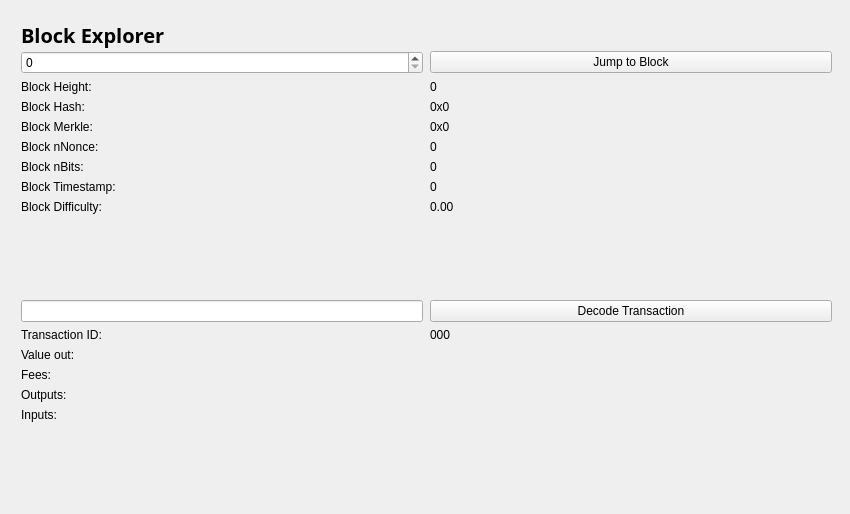
<?xml version="1.0" encoding="UTF-8"?>
<ui version="4.0">
 <class>BlockBrowser</class>
 <widget class="QWidget" name="BlockBrowser">
  <property name="windowModality">
   <enum>Qt::NonModal</enum>
  </property>
  <property name="enabled">
   <bool>true</bool>
  </property>
  <property name="geometry">
   <rect>
    <x>0</x>
    <y>0</y>
    <width>850</width>
    <height>514</height>
   </rect>
  </property>
  <property name="sizePolicy">
   <sizepolicy hsizetype="Expanding" vsizetype="Expanding">
    <horstretch>0</horstretch>
    <verstretch>0</verstretch>
   </sizepolicy>
  </property>
  <property name="minimumSize">
   <size>
    <width>0</width>
    <height>0</height>
   </size>
  </property>
  <property name="acceptDrops">
   <bool>false</bool>
  </property>
  <property name="windowTitle">
   <string>Form</string>
  </property>
  <layout class="QGridLayout">
   <property name="sizeConstraint">
    <enum>QLayout::SetMaximumSize</enum>
   </property>
   <property name="leftMargin">
    <number>21</number>
   </property>
   <property name="topMargin">
    <number>21</number>
   </property>
   <property name="rightMargin">
    <number>10</number>
   </property>
   <item row="1" column="0">
    <widget class="QWidget" name="widget" native="true">
     <property name="sizePolicy">
      <sizepolicy hsizetype="Expanding" vsizetype="Expanding">
       <horstretch>0</horstretch>
       <verstretch>0</verstretch>
      </sizepolicy>
     </property>
     <widget class="QWidget" name="layoutWidget">
      <property name="geometry">
       <rect>
        <x>0</x>
        <y>0</y>
        <width>699</width>
        <height>27</height>
       </rect>
      </property>
      <layout class="QHBoxLayout" name="horizontalLayout_4">
       <property name="spacing">
        <number>7</number>
       </property>
       <item>
        <widget class="QLabel" name="label_5">
         <property name="font">
          <font>
           <family>Open Sans,sans-serif</family>
          </font>
         </property>
         <property name="text">
          <string>&lt;html&gt;&lt;head/&gt;&lt;body&gt;&lt;p&gt;&lt;span style=&quot; font-size:20px; font-weight:600; color:#000000;&quot;&gt;Block Explorer &lt;/span&gt;&lt;/p&gt;&lt;/body&gt;&lt;/html&gt;</string>
         </property>
        </widget>
       </item>
       <item>
        <spacer name="horizontalSpacer_2">
         <property name="orientation">
          <enum>Qt::Horizontal</enum>
         </property>
         <property name="sizeHint" stdset="0">
          <size>
           <width>40</width>
           <height>20</height>
          </size>
         </property>
        </spacer>
       </item>
      </layout>
     </widget>
     <widget class="QWidget" name="layoutWidget_2">
      <property name="geometry">
       <rect>
        <x>0</x>
        <y>30</y>
        <width>811</width>
        <height>451</height>
       </rect>
      </property>
      <layout class="QGridLayout" name="gridLayout_3" rowstretch="0,0,0,0,0,0,0,0,0,0,0,0,0,0,0,0,0,0,0" columnstretch="0,0">
       <property name="sizeConstraint">
        <enum>QLayout::SetDefaultConstraint</enum>
       </property>
       <property name="horizontalSpacing">
        <number>7</number>
       </property>
       <item row="18" column="0">
        <spacer name="verticalSpacer">
         <property name="orientation">
          <enum>Qt::Vertical</enum>
         </property>
         <property name="sizeHint" stdset="0">
          <size>
           <width>20</width>
           <height>40</height>
          </size>
         </property>
        </spacer>
       </item>
       <item row="12" column="1">
        <widget class="QPushButton" name="txButton">
         <property name="text">
          <string>Decode Transaction</string>
         </property>
        </widget>
       </item>
       <item row="17" column="0">
        <widget class="QLabel" name="inputLabel">
         <property name="text">
          <string>Inputs:</string>
         </property>
         <property name="alignment">
          <set>Qt::AlignLeading|Qt::AlignLeft|Qt::AlignTop</set>
         </property>
        </widget>
       </item>
       <item row="14" column="0">
        <widget class="QLabel" name="valueLabel">
         <property name="text">
          <string>Value out:</string>
         </property>
        </widget>
       </item>
       <item row="13" column="0">
        <widget class="QLabel" name="txLabel">
         <property name="text">
          <string>Transaction ID:</string>
         </property>
        </widget>
       </item>
       <item row="9" column="1">
        <widget class="QLabel" name="hardBox">
         <property name="text">
          <string>0.00</string>
         </property>
         <property name="textInteractionFlags">
          <set>Qt::LinksAccessibleByMouse|Qt::TextSelectableByMouse</set>
         </property>
        </widget>
       </item>
       <item row="13" column="1">
        <widget class="QLabel" name="txID">
         <property name="text">
          <string>000</string>
         </property>
         <property name="textInteractionFlags">
          <set>Qt::LinksAccessibleByMouse|Qt::TextSelectableByMouse</set>
         </property>
        </widget>
       </item>
       <item row="17" column="1">
        <widget class="QLabel" name="inputBox">
         <property name="text">
          <string/>
         </property>
         <property name="alignment">
          <set>Qt::AlignLeading|Qt::AlignLeft|Qt::AlignTop</set>
         </property>
         <property name="textInteractionFlags">
          <set>Qt::LinksAccessibleByMouse|Qt::TextSelectableByMouse</set>
         </property>
        </widget>
       </item>
       <item row="14" column="1">
        <widget class="QLabel" name="valueBox">
         <property name="text">
          <string/>
         </property>
         <property name="textInteractionFlags">
          <set>Qt::LinksAccessibleByMouse|Qt::TextSelectableByMouse</set>
         </property>
        </widget>
       </item>
       <item row="9" column="0">
        <widget class="QLabel" name="hardLabel">
         <property name="text">
          <string>Block Difficulty:</string>
         </property>
        </widget>
       </item>
       <item row="1" column="0">
        <widget class="QSpinBox" name="heightBox">
         <property name="sizePolicy">
          <sizepolicy hsizetype="Preferred" vsizetype="Fixed">
           <horstretch>0</horstretch>
           <verstretch>0</verstretch>
          </sizepolicy>
         </property>
         <property name="maximum">
          <number>99999999</number>
         </property>
        </widget>
       </item>
       <item row="3" column="0">
        <widget class="QLabel" name="heightLabel_2">
         <property name="text">
          <string>Block Height:</string>
         </property>
        </widget>
       </item>
       <item row="8" column="1">
        <widget class="QLabel" name="timeBox">
         <property name="text">
          <string>0</string>
         </property>
         <property name="textInteractionFlags">
          <set>Qt::LinksAccessibleByMouse|Qt::TextSelectableByMouse</set>
         </property>
        </widget>
       </item>
       <item row="1" column="1">
        <widget class="QPushButton" name="blockButton">
         <property name="text">
          <string>Jump to Block</string>
         </property>
        </widget>
       </item>
       <item row="5" column="0">
        <widget class="QLabel" name="merkleLabel">
         <property name="text">
          <string>Block Merkle:</string>
         </property>
        </widget>
       </item>
       <item row="4" column="0">
        <widget class="QLabel" name="hashLabel">
         <property name="text">
          <string>Block Hash:</string>
         </property>
        </widget>
       </item>
       <item row="15" column="1">
        <widget class="QLabel" name="feesBox">
         <property name="text">
          <string/>
         </property>
         <property name="textInteractionFlags">
          <set>Qt::LinksAccessibleByMouse|Qt::TextSelectableByMouse</set>
         </property>
        </widget>
       </item>
       <item row="3" column="1">
        <widget class="QLabel" name="heightLabel">
         <property name="text">
          <string>0</string>
         </property>
         <property name="textInteractionFlags">
          <set>Qt::LinksAccessibleByMouse|Qt::TextSelectableByMouse</set>
         </property>
        </widget>
       </item>
       <item row="15" column="0">
        <widget class="QLabel" name="feesLabel">
         <property name="text">
          <string>Fees:</string>
         </property>
        </widget>
       </item>
       <item row="7" column="0">
        <widget class="QLabel" name="bitsLabel">
         <property name="text">
          <string>Block nBits:</string>
         </property>
        </widget>
       </item>
       <item row="7" column="1">
        <widget class="QLabel" name="bitsBox">
         <property name="text">
          <string>0</string>
         </property>
         <property name="textInteractionFlags">
          <set>Qt::LinksAccessibleByMouse|Qt::TextSelectableByMouse</set>
         </property>
        </widget>
       </item>
       <item row="5" column="1">
        <widget class="QLabel" name="merkleBox">
         <property name="minimumSize">
          <size>
           <width>187</width>
           <height>0</height>
          </size>
         </property>
         <property name="text">
          <string>0x0</string>
         </property>
         <property name="textInteractionFlags">
          <set>Qt::LinksAccessibleByMouse|Qt::TextSelectableByMouse</set>
         </property>
        </widget>
       </item>
       <item row="16" column="0">
        <widget class="QLabel" name="outputLabel">
         <property name="text">
          <string>Outputs:</string>
         </property>
         <property name="alignment">
          <set>Qt::AlignLeading|Qt::AlignLeft|Qt::AlignTop</set>
         </property>
        </widget>
       </item>
       <item row="16" column="1">
        <widget class="QLabel" name="outputBox">
         <property name="text">
          <string/>
         </property>
         <property name="alignment">
          <set>Qt::AlignLeading|Qt::AlignLeft|Qt::AlignTop</set>
         </property>
         <property name="textInteractionFlags">
          <set>Qt::LinksAccessibleByMouse|Qt::TextSelectableByMouse</set>
         </property>
        </widget>
       </item>
       <item row="6" column="0">
        <widget class="QLabel" name="nonceLabel">
         <property name="text">
          <string>Block nNonce:</string>
         </property>
        </widget>
       </item>
       <item row="6" column="1">
        <widget class="QLabel" name="nonceBox">
         <property name="text">
          <string>0</string>
         </property>
         <property name="textInteractionFlags">
          <set>Qt::LinksAccessibleByMouse|Qt::TextSelectableByMouse</set>
         </property>
        </widget>
       </item>
       <item row="8" column="0">
        <widget class="QLabel" name="timeLabel">
         <property name="text">
          <string>Block Timestamp:</string>
         </property>
        </widget>
       </item>
       <item row="4" column="1">
        <widget class="QLabel" name="hashBox">
         <property name="enabled">
          <bool>true</bool>
         </property>
         <property name="sizePolicy">
          <sizepolicy hsizetype="Preferred" vsizetype="Preferred">
           <horstretch>0</horstretch>
           <verstretch>0</verstretch>
          </sizepolicy>
         </property>
         <property name="minimumSize">
          <size>
           <width>0</width>
           <height>0</height>
          </size>
         </property>
         <property name="text">
          <string>0x0</string>
         </property>
         <property name="textInteractionFlags">
          <set>Qt::LinksAccessibleByMouse|Qt::TextSelectableByMouse</set>
         </property>
        </widget>
       </item>
       <item row="12" column="0">
        <widget class="QLineEdit" name="txBox">
         <property name="sizePolicy">
          <sizepolicy hsizetype="Preferred" vsizetype="Fixed">
           <horstretch>0</horstretch>
           <verstretch>0</verstretch>
          </sizepolicy>
         </property>
         <property name="inputMask">
          <string comment="Transaction id" extracomment="Transaction id"/>
         </property>
         <property name="placeholderText">
          <string comment="Transaction ID" extracomment="Transaction ID"/>
         </property>
        </widget>
       </item>
       <item row="11" column="0">
        <spacer name="verticalSpacer_2">
         <property name="orientation">
          <enum>Qt::Vertical</enum>
         </property>
         <property name="sizeHint" stdset="0">
          <size>
           <width>20</width>
           <height>40</height>
          </size>
         </property>
        </spacer>
       </item>
      </layout>
     </widget>
    </widget>
   </item>
  </layout>
 </widget>
 <resources/>
 <connections/>
</ui>
